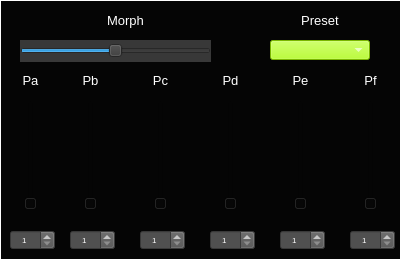
  <widget class="CustomFrame" name="frame_MsoSegments">
   <property name="geometry">
    <rect>
     <x>810</x>
     <y>110</y>
     <width>401</width>
     <height>260</height>
    </rect>
   </property>
   <property name="styleSheet">
    <string notr="true">background-color: rgb(5, 5, 5);
color: rgb(255, 255, 255);</string>
   </property>
   <property name="frameShape">
    <enum>QFrame::Panel</enum>
   </property>
   <property name="frameShadow">
    <enum>QFrame::Plain</enum>
   </property>
   <property name="midLineWidth">
    <number>1</number>
   </property>
   <widget class="QLabel" name="label_109">
    <property name="geometry">
     <rect>
      <x>280</x>
      <y>10</y>
      <width>80</width>
      <height>21</height>
     </rect>
    </property>
    <property name="font">
     <font>
      <pointsize>10</pointsize>
     </font>
    </property>
    <property name="styleSheet">
     <string notr="true">color: rgb(255, 255, 255);</string>
    </property>
    <property name="text">
     <string>Preset</string>
    </property>
    <property name="alignment">
     <set>Qt::AlignCenter</set>
    </property>
   </widget>
   <widget class="QLabel" name="label_214">
    <property name="geometry">
     <rect>
      <x>80</x>
      <y>10</y>
      <width>91</width>
      <height>20</height>
     </rect>
    </property>
    <property name="font">
     <font>
      <pointsize>10</pointsize>
     </font>
    </property>
    <property name="styleSheet">
     <string notr="true">color: rgb(255, 255, 255);</string>
    </property>
    <property name="text">
     <string>Morph</string>
    </property>
    <property name="alignment">
     <set>Qt::AlignCenter</set>
    </property>
   </widget>
   <widget class="QLabel" name="label_215">
    <property name="geometry">
     <rect>
      <x>15</x>
      <y>70</y>
      <width>31</width>
      <height>21</height>
     </rect>
    </property>
    <property name="font">
     <font>
      <pointsize>10</pointsize>
     </font>
    </property>
    <property name="styleSheet">
     <string notr="true">color: rgb(255, 255, 255);</string>
    </property>
    <property name="text">
     <string>Pa</string>
    </property>
    <property name="alignment">
     <set>Qt::AlignCenter</set>
    </property>
   </widget>
   <widget class="CustomSpinBox" name="spinBox_MSOSynth_Pos_a">
    <property name="geometry">
     <rect>
      <x>10</x>
      <y>230</y>
      <width>45</width>
      <height>20</height>
     </rect>
    </property>
    <property name="font">
     <font>
      <pointsize>6</pointsize>
     </font>
    </property>
    <property name="focusPolicy">
     <enum>Qt::NoFocus</enum>
    </property>
    <property name="styleSheet">
     <string notr="true">background-color: rgb(80,80,80);
color: rgb(255, 255, 255);</string>
    </property>
    <property name="alignment">
     <set>Qt::AlignCenter</set>
    </property>
    <property name="readOnly">
     <bool>false</bool>
    </property>
    <property name="accelerated">
     <bool>true</bool>
    </property>
    <property name="minimum">
     <number>1</number>
    </property>
    <property name="maximum">
     <number>2046</number>
    </property>
    <property name="value">
     <number>1</number>
    </property>
   </widget>
   <widget class="CustomVerticalSlider" name="verticalSlider_MSOSynth_Pos_a">
    <property name="geometry">
     <rect>
      <x>20</x>
      <y>100</y>
      <width>22</width>
      <height>111</height>
     </rect>
    </property>
    <property name="minimum">
     <number>1</number>
    </property>
    <property name="maximum">
     <number>2046</number>
    </property>
    <property name="singleStep">
     <number>10</number>
    </property>
    <property name="pageStep">
     <number>100</number>
    </property>
    <property name="orientation">
     <enum>Qt::Vertical</enum>
    </property>
    <property name="tickPosition">
     <enum>QSlider::NoTicks</enum>
    </property>
    <property name="tickInterval">
     <number>10</number>
    </property>
   </widget>
   <widget class="CustomSpinBox" name="spinBox_MSOSynth_Pos_b">
    <property name="geometry">
     <rect>
      <x>70</x>
      <y>230</y>
      <width>45</width>
      <height>20</height>
     </rect>
    </property>
    <property name="font">
     <font>
      <pointsize>6</pointsize>
     </font>
    </property>
    <property name="focusPolicy">
     <enum>Qt::NoFocus</enum>
    </property>
    <property name="styleSheet">
     <string notr="true">background-color: rgb(80,80,80);
color: rgb(255, 255, 255);</string>
    </property>
    <property name="alignment">
     <set>Qt::AlignCenter</set>
    </property>
    <property name="readOnly">
     <bool>false</bool>
    </property>
    <property name="accelerated">
     <bool>true</bool>
    </property>
    <property name="minimum">
     <number>1</number>
    </property>
    <property name="maximum">
     <number>2046</number>
    </property>
    <property name="value">
     <number>1</number>
    </property>
   </widget>
   <widget class="CustomSpinBox" name="spinBox_MSOSynth_Pos_c">
    <property name="geometry">
     <rect>
      <x>140</x>
      <y>230</y>
      <width>45</width>
      <height>20</height>
     </rect>
    </property>
    <property name="font">
     <font>
      <pointsize>6</pointsize>
     </font>
    </property>
    <property name="focusPolicy">
     <enum>Qt::NoFocus</enum>
    </property>
    <property name="styleSheet">
     <string notr="true">background-color: rgb(80,80,80);
color: rgb(255, 255, 255);</string>
    </property>
    <property name="alignment">
     <set>Qt::AlignCenter</set>
    </property>
    <property name="readOnly">
     <bool>false</bool>
    </property>
    <property name="accelerated">
     <bool>true</bool>
    </property>
    <property name="minimum">
     <number>1</number>
    </property>
    <property name="maximum">
     <number>2046</number>
    </property>
    <property name="value">
     <number>1</number>
    </property>
   </widget>
   <widget class="CustomSpinBox" name="spinBox_MSOSynth_Pos_d">
    <property name="geometry">
     <rect>
      <x>210</x>
      <y>230</y>
      <width>45</width>
      <height>20</height>
     </rect>
    </property>
    <property name="font">
     <font>
      <pointsize>6</pointsize>
     </font>
    </property>
    <property name="focusPolicy">
     <enum>Qt::NoFocus</enum>
    </property>
    <property name="styleSheet">
     <string notr="true">background-color: rgb(80,80,80);
color: rgb(255, 255, 255);</string>
    </property>
    <property name="alignment">
     <set>Qt::AlignCenter</set>
    </property>
    <property name="readOnly">
     <bool>false</bool>
    </property>
    <property name="accelerated">
     <bool>true</bool>
    </property>
    <property name="minimum">
     <number>1</number>
    </property>
    <property name="maximum">
     <number>2046</number>
    </property>
    <property name="value">
     <number>1</number>
    </property>
   </widget>
   <widget class="CustomSpinBox" name="spinBox_MSOSynth_Pos_e">
    <property name="geometry">
     <rect>
      <x>280</x>
      <y>230</y>
      <width>45</width>
      <height>20</height>
     </rect>
    </property>
    <property name="font">
     <font>
      <pointsize>6</pointsize>
     </font>
    </property>
    <property name="focusPolicy">
     <enum>Qt::NoFocus</enum>
    </property>
    <property name="styleSheet">
     <string notr="true">background-color: rgb(80,80,80);
color: rgb(255, 255, 255);</string>
    </property>
    <property name="alignment">
     <set>Qt::AlignCenter</set>
    </property>
    <property name="readOnly">
     <bool>false</bool>
    </property>
    <property name="accelerated">
     <bool>true</bool>
    </property>
    <property name="minimum">
     <number>1</number>
    </property>
    <property name="maximum">
     <number>2046</number>
    </property>
    <property name="value">
     <number>1</number>
    </property>
   </widget>
   <widget class="CustomSpinBox" name="spinBox_MSOSynth_Pos_f">
    <property name="geometry">
     <rect>
      <x>350</x>
      <y>230</y>
      <width>45</width>
      <height>20</height>
     </rect>
    </property>
    <property name="font">
     <font>
      <pointsize>6</pointsize>
     </font>
    </property>
    <property name="focusPolicy">
     <enum>Qt::NoFocus</enum>
    </property>
    <property name="styleSheet">
     <string notr="true">background-color: rgb(80,80,80);
color: rgb(255, 255, 255);</string>
    </property>
    <property name="alignment">
     <set>Qt::AlignCenter</set>
    </property>
    <property name="readOnly">
     <bool>false</bool>
    </property>
    <property name="accelerated">
     <bool>true</bool>
    </property>
    <property name="minimum">
     <number>1</number>
    </property>
    <property name="maximum">
     <number>2046</number>
    </property>
    <property name="value">
     <number>1</number>
    </property>
   </widget>
   <widget class="CustomVerticalSlider" name="verticalSlider_MSOSynth_Pos_b">
    <property name="geometry">
     <rect>
      <x>80</x>
      <y>100</y>
      <width>22</width>
      <height>111</height>
     </rect>
    </property>
    <property name="minimum">
     <number>1</number>
    </property>
    <property name="maximum">
     <number>2046</number>
    </property>
    <property name="singleStep">
     <number>10</number>
    </property>
    <property name="pageStep">
     <number>100</number>
    </property>
    <property name="orientation">
     <enum>Qt::Vertical</enum>
    </property>
    <property name="tickPosition">
     <enum>QSlider::NoTicks</enum>
    </property>
    <property name="tickInterval">
     <number>10</number>
    </property>
   </widget>
   <widget class="CustomVerticalSlider" name="verticalSlider_MSOSynth_Pos_c">
    <property name="geometry">
     <rect>
      <x>150</x>
      <y>100</y>
      <width>22</width>
      <height>111</height>
     </rect>
    </property>
    <property name="minimum">
     <number>1</number>
    </property>
    <property name="maximum">
     <number>2046</number>
    </property>
    <property name="singleStep">
     <number>10</number>
    </property>
    <property name="pageStep">
     <number>100</number>
    </property>
    <property name="orientation">
     <enum>Qt::Vertical</enum>
    </property>
    <property name="tickPosition">
     <enum>QSlider::NoTicks</enum>
    </property>
    <property name="tickInterval">
     <number>10</number>
    </property>
   </widget>
   <widget class="CustomVerticalSlider" name="verticalSlider_MSOSynth_Pos_d">
    <property name="geometry">
     <rect>
      <x>220</x>
      <y>100</y>
      <width>22</width>
      <height>111</height>
     </rect>
    </property>
    <property name="minimum">
     <number>1</number>
    </property>
    <property name="maximum">
     <number>2046</number>
    </property>
    <property name="singleStep">
     <number>10</number>
    </property>
    <property name="pageStep">
     <number>100</number>
    </property>
    <property name="orientation">
     <enum>Qt::Vertical</enum>
    </property>
    <property name="tickPosition">
     <enum>QSlider::NoTicks</enum>
    </property>
    <property name="tickInterval">
     <number>10</number>
    </property>
   </widget>
   <widget class="CustomVerticalSlider" name="verticalSlider_MSOSynth_Pos_e">
    <property name="geometry">
     <rect>
      <x>290</x>
      <y>100</y>
      <width>22</width>
      <height>111</height>
     </rect>
    </property>
    <property name="minimum">
     <number>1</number>
    </property>
    <property name="maximum">
     <number>2046</number>
    </property>
    <property name="singleStep">
     <number>10</number>
    </property>
    <property name="pageStep">
     <number>100</number>
    </property>
    <property name="orientation">
     <enum>Qt::Vertical</enum>
    </property>
    <property name="tickPosition">
     <enum>QSlider::NoTicks</enum>
    </property>
    <property name="tickInterval">
     <number>10</number>
    </property>
   </widget>
   <widget class="CustomVerticalSlider" name="verticalSlider_MSOSynth_Pos_f">
    <property name="geometry">
     <rect>
      <x>360</x>
      <y>100</y>
      <width>22</width>
      <height>111</height>
     </rect>
    </property>
    <property name="minimum">
     <number>1</number>
    </property>
    <property name="maximum">
     <number>2046</number>
    </property>
    <property name="singleStep">
     <number>10</number>
    </property>
    <property name="pageStep">
     <number>100</number>
    </property>
    <property name="orientation">
     <enum>Qt::Vertical</enum>
    </property>
    <property name="tickPosition">
     <enum>QSlider::NoTicks</enum>
    </property>
    <property name="tickInterval">
     <number>10</number>
    </property>
   </widget>
   <widget class="QLabel" name="label_216">
    <property name="geometry">
     <rect>
      <x>75</x>
      <y>70</y>
      <width>31</width>
      <height>21</height>
     </rect>
    </property>
    <property name="font">
     <font>
      <pointsize>10</pointsize>
     </font>
    </property>
    <property name="styleSheet">
     <string notr="true">color: rgb(255, 255, 255);</string>
    </property>
    <property name="text">
     <string>Pb</string>
    </property>
    <property name="alignment">
     <set>Qt::AlignCenter</set>
    </property>
   </widget>
   <widget class="QLabel" name="label_217">
    <property name="geometry">
     <rect>
      <x>145</x>
      <y>70</y>
      <width>31</width>
      <height>21</height>
     </rect>
    </property>
    <property name="font">
     <font>
      <pointsize>10</pointsize>
     </font>
    </property>
    <property name="styleSheet">
     <string notr="true">color: rgb(255, 255, 255);</string>
    </property>
    <property name="text">
     <string>Pc</string>
    </property>
    <property name="alignment">
     <set>Qt::AlignCenter</set>
    </property>
   </widget>
   <widget class="QLabel" name="label_218">
    <property name="geometry">
     <rect>
      <x>215</x>
      <y>70</y>
      <width>31</width>
      <height>21</height>
     </rect>
    </property>
    <property name="font">
     <font>
      <pointsize>10</pointsize>
     </font>
    </property>
    <property name="styleSheet">
     <string notr="true">color: rgb(255, 255, 255);</string>
    </property>
    <property name="text">
     <string>Pd</string>
    </property>
    <property name="alignment">
     <set>Qt::AlignCenter</set>
    </property>
   </widget>
   <widget class="QLabel" name="label_219">
    <property name="geometry">
     <rect>
      <x>285</x>
      <y>70</y>
      <width>31</width>
      <height>21</height>
     </rect>
    </property>
    <property name="font">
     <font>
      <pointsize>10</pointsize>
     </font>
    </property>
    <property name="styleSheet">
     <string notr="true">color: rgb(255, 255, 255);</string>
    </property>
    <property name="text">
     <string>Pe</string>
    </property>
    <property name="alignment">
     <set>Qt::AlignCenter</set>
    </property>
   </widget>
   <widget class="QLabel" name="label_220">
    <property name="geometry">
     <rect>
      <x>355</x>
      <y>70</y>
      <width>31</width>
      <height>21</height>
     </rect>
    </property>
    <property name="font">
     <font>
      <pointsize>10</pointsize>
     </font>
    </property>
    <property name="styleSheet">
     <string notr="true">color: rgb(255, 255, 255);</string>
    </property>
    <property name="text">
     <string>Pf</string>
    </property>
    <property name="alignment">
     <set>Qt::AlignCenter</set>
    </property>
   </widget>
   <widget class="CustomComboBox" name="comboBox_MsoSynthPreset">
    <property name="geometry">
     <rect>
      <x>270</x>
      <y>40</y>
      <width>100</width>
      <height>20</height>
     </rect>
    </property>
    <property name="font">
     <font>
      <pointsize>8</pointsize>
     </font>
    </property>
    <property name="focusPolicy">
     <enum>Qt::NoFocus</enum>
    </property>
    <property name="styleSheet">
     <string notr="true">selection-background-color: rgb(255, 0, 0);
border-color: rgb(0, 0, 0);
background-color: rgb(170, 255, 0);
</string>
    </property>
    <property name="currentText">
     <string/>
    </property>
    <property name="currentIndex">
     <number>-1</number>
    </property>
    <property name="maxVisibleItems">
     <number>4</number>
    </property>
   </widget>
   <widget class="CustomHorizontalSlider" name="horizontalSlider_MsoSynthMorph">
    <property name="geometry">
     <rect>
      <x>20</x>
      <y>40</y>
      <width>191</width>
      <height>22</height>
     </rect>
    </property>
    <property name="focusPolicy">
     <enum>Qt::NoFocus</enum>
    </property>
    <property name="styleSheet">
     <string notr="true">background-color: rgb(56, 56, 56);</string>
    </property>
    <property name="minimum">
     <number>5</number>
    </property>
    <property name="maximum">
     <number>95</number>
    </property>
    <property name="value">
     <number>50</number>
    </property>
    <property name="orientation">
     <enum>Qt::Horizontal</enum>
    </property>
   </widget>
  </widget>
